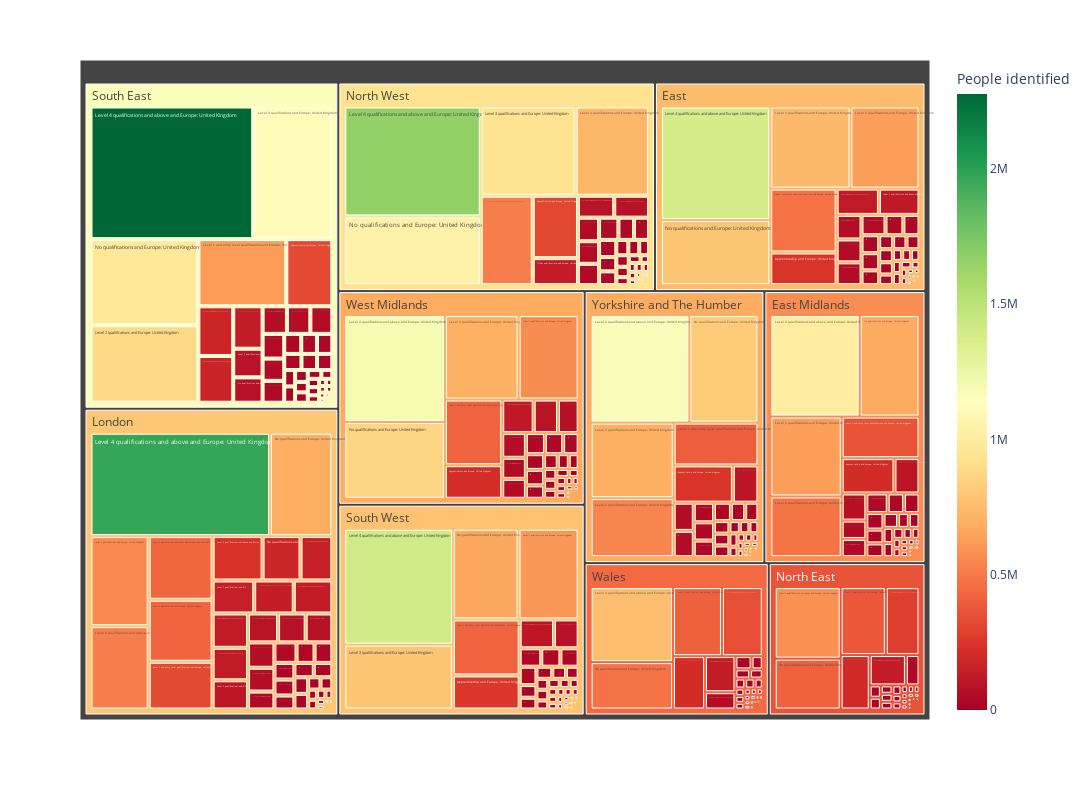

The code cell stored with this chart in its notebook:
### Code cell
# creates treemap with all regions and gives colour key based on number of people identified
 # more green is more poeple identified so theres a lower risk of indviduals being personally identified
 # more red is less people identified so theres a higher risk of individuals being personally identified

fig = px.treemap(
    treemap_df,path=['Region','variable'],
    values='People identified',
    width=1600, height=800, 
    color='People identified',
    color_continuous_scale='rdylgn'
)
fig.show()

### Figure 1 — Plotly figure (JSON) as saved in the notebook; plotly's stock layout.template omitted (floating-point values rounded to 4 significant figures; data arrays with more than 128 entries replaced by an {"elided": "..."} marker saying what was removed)
{"data": [{"branchvalues": "total", "customdata": {"elided": "500x1 float values"}, "domain": {"x": [0, 1], "y": [0, 1]}, "hovertemplate": "labels=%{label}<br>People identified_sum=%{value}<br>parent=%{parent}<br>id=%{id}<br>People identified=%{color}<extra></extra>", "ids": {"elided": "500 str values"}, "labels": {"elided": "500 str values"}, "level": "6af95a", "marker": {"coloraxis": "coloraxis", "colors": {"elided": "500 float values"}}, "name": "", "parents": {"elided": "500 str values"}, "type": "treemap", "values": {"elided": "500 int values"}}], "layout": {"coloraxis": {"colorbar": {"title": {"text": "People identified"}}, "colorscale": [[0, "rgb(165,0,38)"], [0.1, "rgb(215,48,39)"], [0.2, "rgb(244,109,67)"], [0.3, "rgb(253,174,97)"], [0.4, "rgb(254,224,139)"], [0.5, "rgb(255,255,191)"], [0.6, "rgb(217,239,139)"], [0.7, "rgb(166,217,106)"], [0.8, "rgb(102,189,99)"], [0.9, "rgb(26,152,80)"], [1, "rgb(0,104,55)"]]}, "height": 800, "legend": {"tracegroupgap": 0}, "margin": {"t": 60}, "width": 1600}}
